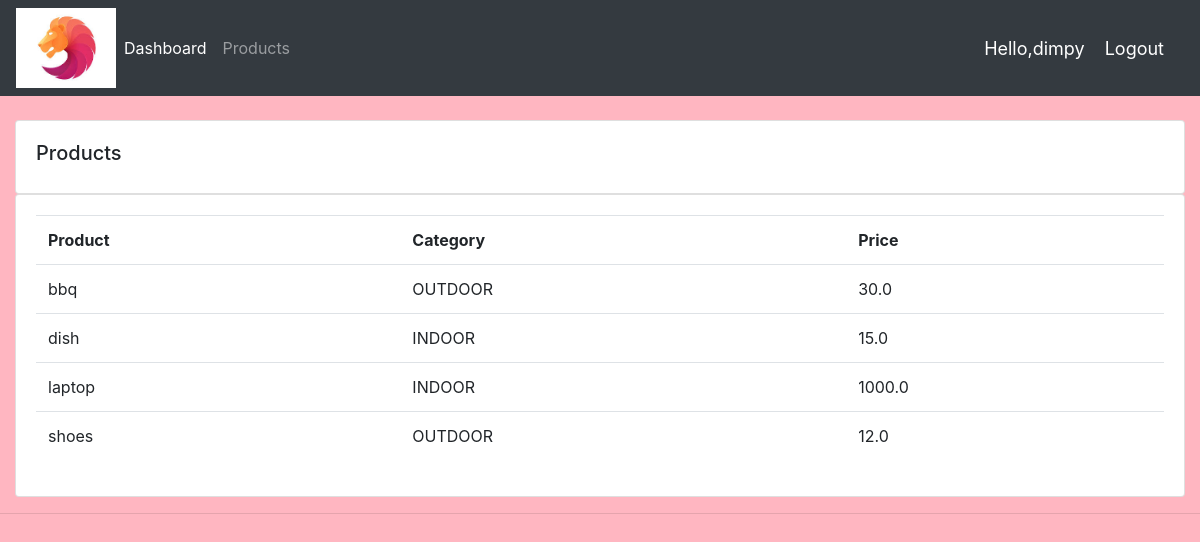
Screenshot of /products/ (signed in) with the database file from the repository.
### accounts/models.py (models this page shows, shortened)
class Products(models.Model):
    CATEGORY=(
        ('INDOOR','INDOOR'),
        ('OUTDOOR','OUTDOOR')
    )
    name=models.CharField(max_length=25,null=True)
    price=models.FloatField()
    category=models.CharField(max_length=100,null=True,choices=CATEGORY)
    description=models.CharField(max_length=250,null=True)
    date=models.DateTimeField(auto_now_add=True,null=True)
    tags=models.ManyToManyField(Tags)

### accounts/decorators.py (the view)
        def wrapper_func(request,*args,**kwargs):
            group=None
            if request.user.groups.exists():
                group=request.user.groups.all()[0].name
            if group in allowed_roles:
                return view_func(request,*args,**kwargs)
            else:
                return HttpResponse('You are not allowed to this page')

### accounts/views.py (called while the page is built)
@login_required(login_url='login')
@allowed_user(allowed_roles=['admin'])
def products(request):
    products=Products.objects.all()
    return render(request,'products.htm',{'products':products})

### accounts/templates/products.htm
{% extends 'main.htm' %}
{% block content %}
<div class="container-fluid">
  <br>
  <div class="row">
    <div class="col-md">
      <div class="card card-body">
        <h5>Products</h5>
      </div>
      <div class="card card-body">
        <table class="table">
          <tr>
            <th>Product</th>
            <th>Category</th>
            <th>Price</th>
          </tr>
          {% for i in products %}
          <tr>
            <td>{{i.name}}</td>
            <td>{{i.category}}</td>
            <td>{{i.price}}</td>
          </tr>
          {% endfor %}
        </table>
      </div>
    </div>
  </div>
</div>
<hr>
{% endblock %}

### accounts/templates/main.htm (shortened to what this page needs)
{% load static%}
<!doctype html>
<html lang="en">
  <head>
    <link rel="stylesheet" href="https://stackpath.bootstrapcdn.com/bootstrap/4.5.2/css/bootstrap.min.css">
    <link rel="stylesheet" href="{% static '/main.css'%}">
  </head>
  <body>
    <nav class="navbar navbar-expand-lg navbar-dark bg-dark">
      <img src="/static/img/logo.jpeg" alt="" width="100" height="80">
        <div class="collapse navbar-collapse" id="navbarNav">
          <ul class="navbar-nav">
            {% if request.user.is_staff %}
            <li class="nav-item active">
              <a class="nav-link" href="{% url 'home' %}"> Dashboard </a>
            </li>
            <li class="nav-item">
              <a class="nav-link" href="{% url 'products' %}">Products</a>
            </li>
            {% else %}
            <li class="nav-item">
              <a class="nav-link" href="{% url 'account' %}">Settings</a>
            </li>
            {% endif %}
          </ul>
        </div>
        <span class="hello-msg">Hello,{{request.user}}</span>
        <span><a class="hello-msg" href="{% url 'logout' %}">Logout</a></span>
      </nav>
    {% block content %}
    {% endblock %}
  </body>
</html>

### static/main.css (style rules this page uses)
body { background-color:lightpink; }

### accounts/templates/main.htm (style rules this page uses)
.hello-msg { font-size: 18px; color: #ffffff; margin-right: 20px; }

### rows the page displays
Products: name "bbq", category "OUTDOOR", price "30.0"
Products: name "dish", category "INDOOR", price "15.0"
Products: name "laptop", category "INDOOR", price "1000.0"
Products: name "shoes", category "OUTDOOR", price "12.0"

### other values shown
{{ request.user }} "dimpy"
